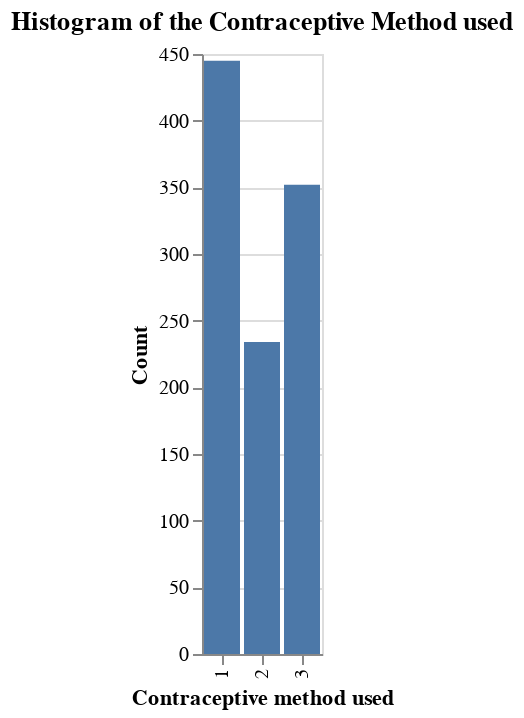

The code cell stored with this chart in its notebook:
### Code cell
alt.Chart(train_df, title="Histogram of the Contraceptive Method used").mark_bar().encode(
    x=alt.X("Contraceptive method used", type="ordinal"),
    y=alt.Y("count()", title="Count"),
)

### Figure 1 — Vega-Lite specification as saved in the notebook (floating-point values rounded to 4 significant figures; data arrays with more than 128 entries replaced by an {"elided": "..."} marker saying what was removed)
{"$schema": "https://vega.github.io/schema/vega-lite/v4.8.1.json", "config": {"view": {"continuousHeight": 300, "continuousWidth": 400}}, "data": {"name": "data-3240f27c6e3813098ae09b3ae04a17da"}, "datasets": {"data-3240f27c6e3813098ae09b3ae04a17da": {"elided": "1031 records"}}, "encoding": {"x": {"field": "Contraceptive method used", "type": "ordinal"}, "y": {"aggregate": "count", "title": "Count", "type": "quantitative"}}, "mark": "bar", "title": "Histogram of the Contraceptive Method used"}
